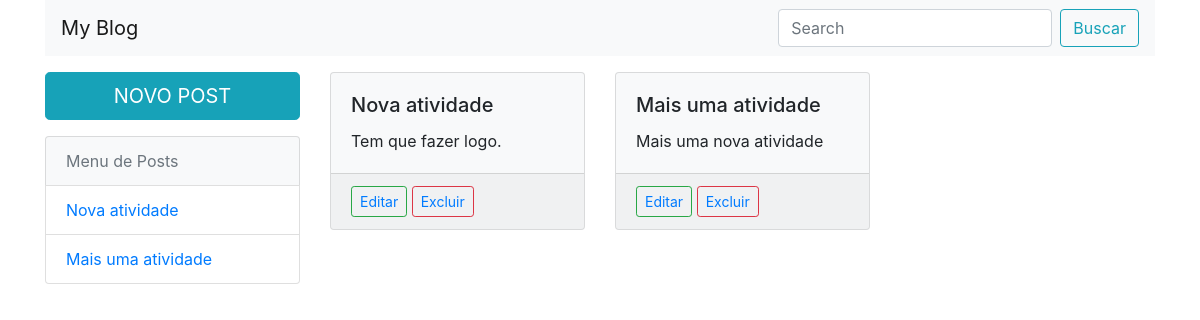
The page / on the database its author committed.
### tables this page shows
CREATE TABLE `postagens` (
  `id` int(11) NOT NULL,
  `titulo` varchar(200) DEFAULT NULL,
  `conteudo` varchar(500) DEFAULT NULL
);

### application/controllers/Home.php (called while the page is built, shortened)
<?php
class Home extends CI_Controller {
    public function index() {
        $parametro['postagens'] = $this->Postagem_model->acessoPost();
        $this->load->view('cabecalho');
        $this->load->view('menu_post', $parametro);
        $this->load->view('conteudo', $parametro);
    }
}
?>

### index.php (called while the page is built, shortened)
<?php
require_once BASEPATH.'core/CodeIgniter.php';

### application/models/Postagem_model.php (called while the page is built, shortened)
<?php
class Postagem_model extends CI_Model {
    public function acessoPost() {
        $query = $this->db->get('postagens')->result_array();
        return $query;
    }
}

### application/views/conteudo.php (the view)
<div class="col-md-9 mt-3">
    <div class="row">
        <?php foreach($postagens as $posts):?>
        <div class="col-md-4">
            <div class="card bg-light mb-3" style="max-width: 18rem;">
              <div class="card-body">
                <h5 class="card-title"><?= $posts['titulo']; ?></h5>
                <p class="card-text"><?= $posts['conteudo']; ?></p>
              </div>
              <div class="card-footer">
                <button type="button" class="btn btn-sm btn-outline-success"><?= anchor('home/editar/'.$posts['id'], "Editar")?></button>
                <button type="button" class="btn btn-sm btn-outline-danger"><?= anchor('home/excluir/'.$posts['id'], "Excluir")?></button>
              </div>
            </div>
        </div>
        <?php endforeach;?>
    </div>
</div>

### application/views/cabecalho.php (shortened to what this page needs)
<!doctype html>
<html>
    <head>
        <link rel="stylesheet" href="https://stackpath.bootstrapcdn.com/bootstrap/4.3.1/css/bootstrap.min.css">
        <link rel="stylesheet" href="https://cdnjs.cloudflare.com/ajax/libs/font-awesome/4.7.0/css/font-awesome.min.css">
    </head>
    <body>
        <header>
            <div class="container">
                <nav class="navbar navbar-expand-lg navbar-light bg-light">
                    <div class="collapse navbar-collapse" id="navbarTogglerDemo01">
                    <a class="navbar-brand" href="#">My Blog</a>
                    <form class="form-inline my-2 my-lg-0" method="post" action="<?= base_url(); ?>home/buscar">
                      <input class="form-control mr-sm-2" name="busca" id="busca" type="search" placeholder="Search" aria-label="Search">
                      <button class="btn btn-outline-info my-2 my-sm-0" name="Buscar" id="button_buscar" type="submit">Buscar</button>
                    </form>
                    </div>
                </nav>
            </div>
        </header>
    </body>
</html>

### application/views/menu_post.php
<section class="container">
    <div class="row">
        <div class="col-md-3 mt-3">
            <a class="btn btn-info mb-3 btn-lg btn-block" href="<?= base_url('home/novo')?>" role="button">NOVO POST</a>
            <ul class="list-group">
              <li class="list-group-item disabled bg-light" aria-disabled="true">Menu de Posts</li>
            	<?php foreach($postagens as $posts):?>
                <li class="list-group-item">
                	 <?= anchor('home/visualizar/'.$posts['id'], $posts['titulo']); ?>
                </li>
                <?php endforeach;?>
            </ul>
        </div>

### rows shown on the page
postagens: id+titulo "Nova atividade", titulo "Nova atividade", conteudo "Tem que fazer logo.", id "Editar", id "Excluir"
postagens: id+titulo "Mais uma atividade", titulo "Mais uma atividade", conteudo "Mais uma nova atividade", id "Editar", id "Excluir"
